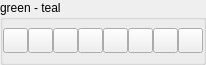
                    <widget class="QGroupBox" name="greenTeal_Gb">
                     <property name="minimumSize">
                      <size>
                       <width>0</width>
                       <height>65</height>
                      </size>
                     </property>
                     <property name="maximumSize">
                      <size>
                       <width>16777215</width>
                       <height>65</height>
                      </size>
                     </property>
                     <property name="title">
                      <string>green - teal</string>
                     </property>
                     <layout class="QHBoxLayout" name="horizontalLayout_16">
                      <property name="spacing">
                       <number>0</number>
                      </property>
                      <property name="leftMargin">
                       <number>0</number>
                      </property>
                      <property name="topMargin">
                       <number>0</number>
                      </property>
                      <property name="rightMargin">
                       <number>0</number>
                      </property>
                      <property name="bottomMargin">
                       <number>0</number>
                      </property>
                      <item>
                       <widget class="QPushButton" name="greenColor_Btn">
                        <property name="minimumSize">
                         <size>
                          <width>25</width>
                          <height>25</height>
                         </size>
                        </property>
                        <property name="maximumSize">
                         <size>
                          <width>25</width>
                          <height>25</height>
                         </size>
                        </property>
                        <property name="text">
                         <string/>
                        </property>
                       </widget>
                      </item>
                      <item>
                       <widget class="QPushButton" name="screaminGreenColor_Btn">
                        <property name="minimumSize">
                         <size>
                          <width>25</width>
                          <height>25</height>
                         </size>
                        </property>
                        <property name="maximumSize">
                         <size>
                          <width>25</width>
                          <height>25</height>
                         </size>
                        </property>
                        <property name="text">
                         <string/>
                        </property>
                       </widget>
                      </item>
                      <item>
                       <widget class="QPushButton" name="greenHazeColor_Btn">
                        <property name="minimumSize">
                         <size>
                          <width>25</width>
                          <height>25</height>
                         </size>
                        </property>
                        <property name="maximumSize">
                         <size>
                          <width>25</width>
                          <height>25</height>
                         </size>
                        </property>
                        <property name="text">
                         <string/>
                        </property>
                       </widget>
                      </item>
                      <item>
                       <widget class="QPushButton" name="seaGreenColor_Btn">
                        <property name="minimumSize">
                         <size>
                          <width>25</width>
                          <height>25</height>
                         </size>
                        </property>
                        <property name="maximumSize">
                         <size>
                          <width>25</width>
                          <height>25</height>
                         </size>
                        </property>
                        <property name="text">
                         <string/>
                        </property>
                       </widget>
                      </item>
                      <item>
                       <widget class="QPushButton" name="sushiColor_Btn">
                        <property name="minimumSize">
                         <size>
                          <width>25</width>
                          <height>25</height>
                         </size>
                        </property>
                        <property name="maximumSize">
                         <size>
                          <width>25</width>
                          <height>25</height>
                         </size>
                        </property>
                        <property name="text">
                         <string/>
                        </property>
                       </widget>
                      </item>
                      <item>
                       <widget class="QPushButton" name="yellowGreenColor_Btn">
                        <property name="minimumSize">
                         <size>
                          <width>25</width>
                          <height>25</height>
                         </size>
                        </property>
                        <property name="maximumSize">
                         <size>
                          <width>25</width>
                          <height>25</height>
                         </size>
                        </property>
                        <property name="text">
                         <string/>
                        </property>
                       </widget>
                      </item>
                      <item>
                       <widget class="QPushButton" name="keppelColor_Btn">
                        <property name="minimumSize">
                         <size>
                          <width>25</width>
                          <height>25</height>
                         </size>
                        </property>
                        <property name="maximumSize">
                         <size>
                          <width>25</width>
                          <height>25</height>
                         </size>
                        </property>
                        <property name="text">
                         <string/>
                        </property>
                       </widget>
                      </item>
                      <item>
                       <widget class="QPushButton" name="crusoeColor_Btn">
                        <property name="minimumSize">
                         <size>
                          <width>25</width>
                          <height>25</height>
                         </size>
                        </property>
                        <property name="maximumSize">
                         <size>
                          <width>25</width>
                          <height>25</height>
                         </size>
                        </property>
                        <property name="text">
                         <string/>
                        </property>
                       </widget>
                      </item>
                     </layout>
                    </widget>
